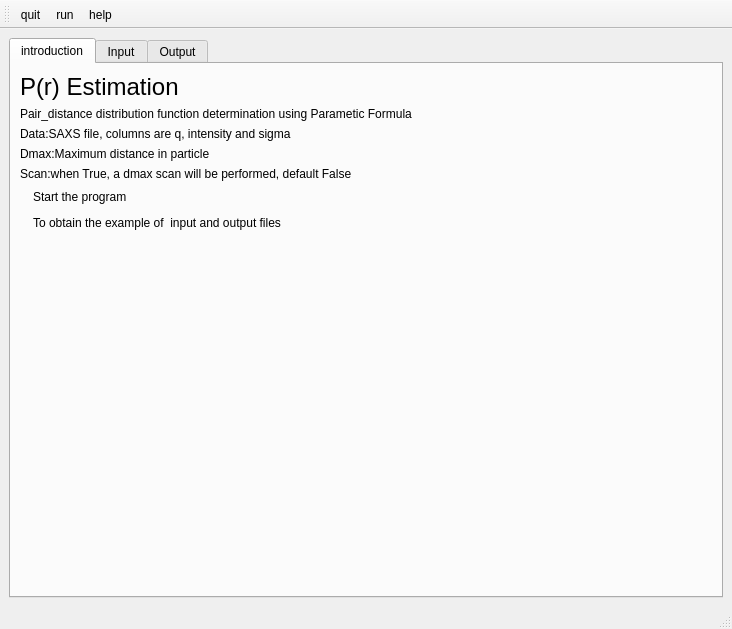
<?xml version="1.0" encoding="UTF-8"?>
<ui version="4.0">
 <class>Pregxs</class>
 <widget class="QMainWindow" name="Pregxs">
  <property name="geometry">
   <rect>
    <x>0</x>
    <y>0</y>
    <width>732</width>
    <height>629</height>
   </rect>
  </property>
  <property name="windowTitle">
   <string>SASTBX P(r) Estimation</string>
  </property>
  <property name="iconSize">
   <size>
    <width>80</width>
    <height>80</height>
   </size>
  </property>
  <widget class="QWidget" name="centralwidget">
   <layout class="QVBoxLayout" name="verticalLayout_5">
    <item>
     <widget class="QTabWidget" name="tabWidget">
      <property name="sizePolicy">
       <sizepolicy hsizetype="Expanding" vsizetype="Expanding">
        <horstretch>1</horstretch>
        <verstretch>1</verstretch>
       </sizepolicy>
      </property>
      <property name="minimumSize">
       <size>
        <width>4</width>
        <height>0</height>
       </size>
      </property>
      <property name="sizeIncrement">
       <size>
        <width>10000</width>
        <height>10000</height>
       </size>
      </property>
      <property name="currentIndex">
       <number>0</number>
      </property>
      <widget class="QWidget" name="tab_3">
       <attribute name="title">
        <string>introduction</string>
       </attribute>
       <layout class="QFormLayout" name="formLayout">
        <item row="0" column="0" colspan="2">
         <layout class="QVBoxLayout" name="verticalLayout_7">
          <item>
           <layout class="QVBoxLayout" name="verticalLayout_6">
            <item>
             <widget class="QLabel" name="label_20">
              <property name="font">
               <font>
                <pointsize>18</pointsize>
               </font>
              </property>
              <property name="text">
               <string>P(r) Estimation</string>
              </property>
             </widget>
            </item>
            <item>
             <widget class="QLabel" name="label_21">
              <property name="text">
               <string>Pair_distance distribution function determination using Parametic Formula</string>
              </property>
             </widget>
            </item>
           </layout>
          </item>
          <item>
           <widget class="QLabel" name="label">
            <property name="text">
             <string>Data:SAXS file, columns are q, intensity and sigma</string>
            </property>
           </widget>
          </item>
          <item>
           <widget class="QLabel" name="label_6">
            <property name="text">
             <string>Dmax:Maximum distance in particle</string>
            </property>
           </widget>
          </item>
          <item>
           <widget class="QLabel" name="label_7">
            <property name="text">
             <string>Scan:when True, a dmax scan will be performed, default False</string>
            </property>
           </widget>
          </item>
         </layout>
        </item>
        <item row="1" column="0">
         <layout class="QHBoxLayout" name="horizontalLayout_15">
          <item>
           <layout class="QHBoxLayout" name="horizontalLayout_14">
            <item>
             <widget class="QLabel" name="label_23">
              <property name="maximumSize">
               <size>
                <width>50</width>
                <height>50</height>
               </size>
              </property>
              <property name="text">
               <string/>
              </property>
              <property name="pixmap">
               <pixmap resource="resource.qrc">:/image/imge/play.png</pixmap>
              </property>
              <property name="scaledContents">
               <bool>true</bool>
              </property>
             </widget>
            </item>
            <item>
             <widget class="QLabel" name="label_24">
              <property name="text">
               <string>Start the program</string>
              </property>
             </widget>
            </item>
           </layout>
          </item>
          <item>
           <spacer name="horizontalSpacer_12">
            <property name="orientation">
             <enum>Qt::Horizontal</enum>
            </property>
            <property name="sizeHint" stdset="0">
             <size>
              <width>40</width>
              <height>20</height>
             </size>
            </property>
           </spacer>
          </item>
          <item>
           <spacer name="horizontalSpacer_13">
            <property name="orientation">
             <enum>Qt::Horizontal</enum>
            </property>
            <property name="sizeHint" stdset="0">
             <size>
              <width>40</width>
              <height>20</height>
             </size>
            </property>
           </spacer>
          </item>
         </layout>
        </item>
        <item row="2" column="0" colspan="2">
         <layout class="QHBoxLayout" name="horizontalLayout_16">
          <item>
           <layout class="QHBoxLayout" name="horizontalLayout_13">
            <item>
             <widget class="QLabel" name="label_25">
              <property name="maximumSize">
               <size>
                <width>55</width>
                <height>55</height>
               </size>
              </property>
              <property name="text">
               <string/>
              </property>
              <property name="pixmap">
               <pixmap resource="resource.qrc">:/image/imge/help.png</pixmap>
              </property>
              <property name="scaledContents">
               <bool>true</bool>
              </property>
             </widget>
            </item>
            <item>
             <widget class="QLabel" name="label_26">
              <property name="text">
               <string>To obtain the example of  input and output files</string>
              </property>
             </widget>
            </item>
           </layout>
          </item>
          <item>
           <spacer name="horizontalSpacer_14">
            <property name="orientation">
             <enum>Qt::Horizontal</enum>
            </property>
            <property name="sizeHint" stdset="0">
             <size>
              <width>40</width>
              <height>20</height>
             </size>
            </property>
           </spacer>
          </item>
         </layout>
        </item>
        <item row="3" column="1">
         <spacer name="verticalSpacer">
          <property name="orientation">
           <enum>Qt::Vertical</enum>
          </property>
          <property name="sizeHint" stdset="0">
           <size>
            <width>20</width>
            <height>210</height>
           </size>
          </property>
         </spacer>
        </item>
       </layout>
      </widget>
      <widget class="QWidget" name="tab">
       <attribute name="title">
        <string>Input</string>
       </attribute>
       <layout class="QVBoxLayout" name="verticalLayout_3">
        <item>
         <layout class="QVBoxLayout" name="verticalLayout_2">
          <item>
           <layout class="QVBoxLayout" name="verticalLayout">
            <item>
             <widget class="QLabel" name="label_17">
              <property name="font">
               <font>
                <pointsize>18</pointsize>
               </font>
              </property>
              <property name="text">
               <string>P(r) Estimation</string>
              </property>
             </widget>
            </item>
            <item>
             <widget class="QLabel" name="label_18">
              <property name="text">
               <string>Pair_distance distribution function determination using Parametic Formula</string>
              </property>
             </widget>
            </item>
           </layout>
          </item>
          <item>
           <spacer name="horizontalSpacer_11">
            <property name="orientation">
             <enum>Qt::Horizontal</enum>
            </property>
            <property name="sizeHint" stdset="0">
             <size>
              <width>40</width>
              <height>20</height>
             </size>
            </property>
           </spacer>
          </item>
          <item>
           <layout class="QHBoxLayout" name="horizontalLayout_7">
            <item>
             <widget class="QLabel" name="label_19">
              <property name="font">
               <font>
                <pointsize>16</pointsize>
               </font>
              </property>
              <property name="text">
               <string>SAXS profile</string>
              </property>
             </widget>
            </item>
            <item>
             <spacer name="horizontalSpacer_3">
              <property name="orientation">
               <enum>Qt::Horizontal</enum>
              </property>
              <property name="sizeHint" stdset="0">
               <size>
                <width>40</width>
                <height>20</height>
               </size>
              </property>
             </spacer>
            </item>
           </layout>
          </item>
          <item>
           <layout class="QHBoxLayout" name="horizontalLayout">
            <item>
             <widget class="QLabel" name="label_2">
              <property name="text">
               <string>Data</string>
              </property>
             </widget>
            </item>
            <item>
             <widget class="QLineEdit" name="dat_lineEdit"/>
            </item>
            <item>
             <widget class="QPushButton" name="pushButton">
              <property name="text">
               <string>brower</string>
              </property>
             </widget>
            </item>
            <item>
             <widget class="QPushButton" name="pregxs_saxs_showButton">
              <property name="text">
               <string>Show</string>
              </property>
             </widget>
            </item>
            <item>
             <spacer name="horizontalSpacer_5">
              <property name="orientation">
               <enum>Qt::Horizontal</enum>
              </property>
              <property name="sizeHint" stdset="0">
               <size>
                <width>40</width>
                <height>20</height>
               </size>
              </property>
             </spacer>
            </item>
           </layout>
          </item>
          <item>
           <layout class="QHBoxLayout" name="horizontalLayout_2">
            <item>
             <widget class="QLabel" name="label_3">
              <property name="text">
               <string>Dmax</string>
              </property>
             </widget>
            </item>
            <item>
             <widget class="QLineEdit" name="dmax_lineEdit"/>
            </item>
            <item>
             <spacer name="horizontalSpacer_20">
              <property name="orientation">
               <enum>Qt::Horizontal</enum>
              </property>
              <property name="sizeHint" stdset="0">
               <size>
                <width>40</width>
                <height>20</height>
               </size>
              </property>
             </spacer>
            </item>
            <item>
             <spacer name="horizontalSpacer_19">
              <property name="orientation">
               <enum>Qt::Horizontal</enum>
              </property>
              <property name="sizeHint" stdset="0">
               <size>
                <width>40</width>
                <height>20</height>
               </size>
              </property>
             </spacer>
            </item>
            <item>
             <spacer name="horizontalSpacer_18">
              <property name="orientation">
               <enum>Qt::Horizontal</enum>
              </property>
              <property name="sizeHint" stdset="0">
               <size>
                <width>40</width>
                <height>20</height>
               </size>
              </property>
             </spacer>
            </item>
            <item>
             <spacer name="horizontalSpacer_17">
              <property name="orientation">
               <enum>Qt::Horizontal</enum>
              </property>
              <property name="sizeHint" stdset="0">
               <size>
                <width>40</width>
                <height>20</height>
               </size>
              </property>
             </spacer>
            </item>
            <item>
             <spacer name="horizontalSpacer_16">
              <property name="orientation">
               <enum>Qt::Horizontal</enum>
              </property>
              <property name="sizeHint" stdset="0">
               <size>
                <width>40</width>
                <height>20</height>
               </size>
              </property>
             </spacer>
            </item>
            <item>
             <spacer name="horizontalSpacer_15">
              <property name="orientation">
               <enum>Qt::Horizontal</enum>
              </property>
              <property name="sizeHint" stdset="0">
               <size>
                <width>40</width>
                <height>20</height>
               </size>
              </property>
             </spacer>
            </item>
            <item>
             <spacer name="horizontalSpacer_7">
              <property name="orientation">
               <enum>Qt::Horizontal</enum>
              </property>
              <property name="sizeHint" stdset="0">
               <size>
                <width>40</width>
                <height>20</height>
               </size>
              </property>
             </spacer>
            </item>
           </layout>
          </item>
          <item>
           <layout class="QHBoxLayout" name="horizontalLayout_8">
            <item>
             <widget class="QLabel" name="label_15">
              <property name="font">
               <font>
                <family>Devanagari MT</family>
                <pointsize>19</pointsize>
               </font>
              </property>
              <property name="text">
               <string>Optional</string>
              </property>
             </widget>
            </item>
            <item>
             <spacer name="horizontalSpacer_4">
              <property name="orientation">
               <enum>Qt::Horizontal</enum>
              </property>
              <property name="sizeHint" stdset="0">
               <size>
                <width>40</width>
                <height>20</height>
               </size>
              </property>
             </spacer>
            </item>
           </layout>
          </item>
          <item>
           <layout class="QHBoxLayout" name="horizontalLayout_3">
            <item>
             <widget class="QLabel" name="label_4">
              <property name="text">
               <string>Scan Dmax</string>
              </property>
             </widget>
            </item>
            <item>
             <spacer name="horizontalSpacer_2">
              <property name="orientation">
               <enum>Qt::Horizontal</enum>
              </property>
              <property name="sizeHint" stdset="0">
               <size>
                <width>40</width>
                <height>20</height>
               </size>
              </property>
             </spacer>
            </item>
            <item>
             <widget class="QComboBox" name="scan_comboBox">
              <item>
               <property name="text">
                <string>False</string>
               </property>
              </item>
              <item>
               <property name="text">
                <string>True</string>
               </property>
              </item>
             </widget>
            </item>
            <item>
             <spacer name="horizontalSpacer_10">
              <property name="orientation">
               <enum>Qt::Horizontal</enum>
              </property>
              <property name="sizeHint" stdset="0">
               <size>
                <width>40</width>
                <height>20</height>
               </size>
              </property>
             </spacer>
            </item>
            <item>
             <spacer name="horizontalSpacer_6">
              <property name="orientation">
               <enum>Qt::Horizontal</enum>
              </property>
              <property name="sizeHint" stdset="0">
               <size>
                <width>40</width>
                <height>20</height>
               </size>
              </property>
             </spacer>
            </item>
            <item>
             <spacer name="horizontalSpacer_9">
              <property name="orientation">
               <enum>Qt::Horizontal</enum>
              </property>
              <property name="sizeHint" stdset="0">
               <size>
                <width>40</width>
                <height>20</height>
               </size>
              </property>
             </spacer>
            </item>
            <item>
             <spacer name="horizontalSpacer_8">
              <property name="orientation">
               <enum>Qt::Horizontal</enum>
              </property>
              <property name="sizeHint" stdset="0">
               <size>
                <width>40</width>
                <height>20</height>
               </size>
              </property>
             </spacer>
            </item>
            <item>
             <spacer name="horizontalSpacer">
              <property name="orientation">
               <enum>Qt::Horizontal</enum>
              </property>
              <property name="sizeHint" stdset="0">
               <size>
                <width>40</width>
                <height>20</height>
               </size>
              </property>
             </spacer>
            </item>
           </layout>
          </item>
          <item>
           <spacer name="verticalSpacer_2">
            <property name="orientation">
             <enum>Qt::Vertical</enum>
            </property>
            <property name="sizeHint" stdset="0">
             <size>
              <width>20</width>
              <height>40</height>
             </size>
            </property>
           </spacer>
          </item>
         </layout>
        </item>
       </layout>
      </widget>
      <widget class="QWidget" name="tab_2">
       <attribute name="title">
        <string>Output</string>
       </attribute>
       <layout class="QVBoxLayout" name="verticalLayout_4">
        <item>
         <widget class="QLabel" name="label_5">
          <property name="font">
           <font>
            <family>Devanagari MT</family>
            <pointsize>18</pointsize>
           </font>
          </property>
          <property name="text">
           <string>Result</string>
          </property>
         </widget>
        </item>
        <item>
         <widget class="QTextBrowser" name="textBrowser"/>
        </item>
       </layout>
      </widget>
     </widget>
    </item>
   </layout>
  </widget>
  <widget class="QMenuBar" name="menubar">
   <property name="geometry">
    <rect>
     <x>0</x>
     <y>0</y>
     <width>732</width>
     <height>22</height>
    </rect>
   </property>
  </widget>
  <widget class="QStatusBar" name="statusbar"/>
  <widget class="QToolBar" name="toolBar">
   <property name="windowTitle">
    <string>toolBar</string>
   </property>
   <property name="iconSize">
    <size>
     <width>60</width>
     <height>60</height>
    </size>
   </property>
   <attribute name="toolBarArea">
    <enum>TopToolBarArea</enum>
   </attribute>
   <attribute name="toolBarBreak">
    <bool>false</bool>
   </attribute>
   <addaction name="actionQuit"/>
   <addaction name="actionRun"/>
   <addaction name="actionhelp"/>
  </widget>
  <action name="actionQuit">
   <property name="checkable">
    <bool>true</bool>
   </property>
   <property name="icon">
    <iconset>
     <normalon>:/image/imge/quit.png</normalon>
    </iconset>
   </property>
   <property name="text">
    <string>quit</string>
   </property>
  </action>
  <action name="actionRun">
   <property name="icon">
    <iconset resource="resource.qrc">
     <normaloff>:/image/imge/play.png</normaloff>:/image/imge/play.png</iconset>
   </property>
   <property name="text">
    <string>run</string>
   </property>
  </action>
  <action name="actionhelp">
   <property name="icon">
    <iconset>
     <normalon>:/image/imge/help.png</normalon>
    </iconset>
   </property>
   <property name="text">
    <string>help</string>
   </property>
  </action>
 </widget>
 <resources>
  <include location="resource.qrc"/>
 </resources>
 <connections/>
</ui>
